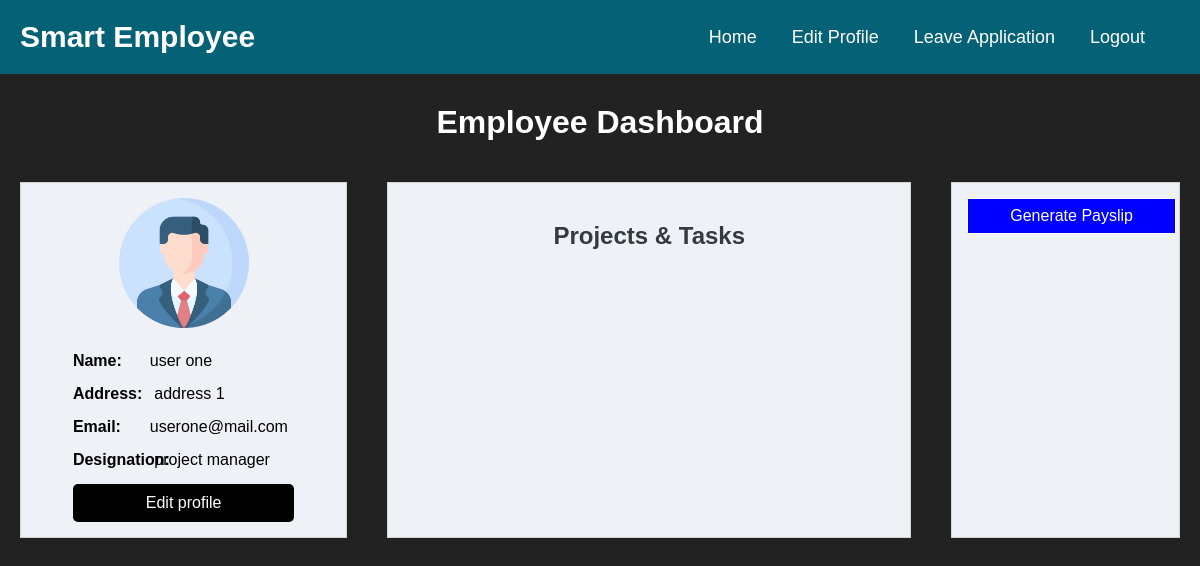
Before: /employee-dashboard.php (signed in) with the older database file.
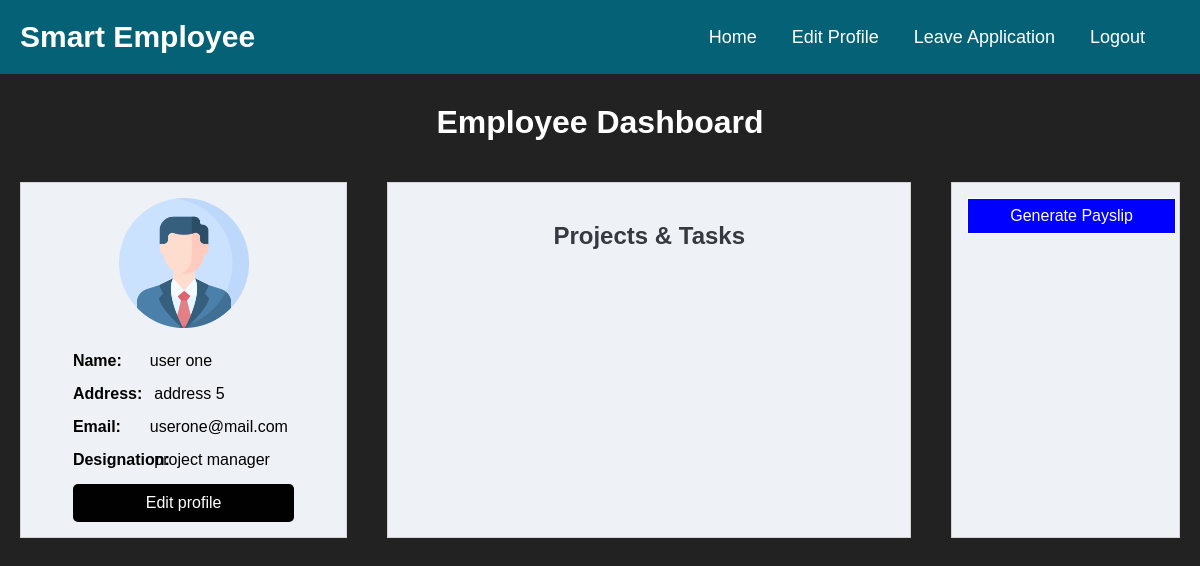
After: the same page with the newer database file.
### tables this page shows
CREATE TABLE `users` (
  `user_id` int(11) NOT NULL,
  `username` varchar(255) NOT NULL,
  `password` varchar(255) NOT NULL,
  `role` varchar(50) DEFAULT NULL,
  `first_name` varchar(100) DEFAULT NULL,
  `last_name` varchar(100) DEFAULT NULL,
  `email` varchar(255) NOT NULL,
  `phone` varchar(15) DEFAULT NULL,
  `address` varchar(255) DEFAULT NULL,
  `date_joined` date DEFAULT NULL,
  `department` varchar(100) DEFAULT NULL,
  `job_title` varchar(100) DEFAULT NULL,
  `date_of_birth` date DEFAULT NULL,
  `emergency_contact_name` varchar(100) DEFAULT NULL,
  `emergency_contact_phone` varchar(15) DEFAULT NULL,
  `emergency_contact_relation` varchar(100) DEFAULT NULL,
  `project_id` int(11) DEFAULT NULL
);

### employee-dashboard.php (the view, shortened to what this page needs)
<?php
require_once ('db_connection.php');
if(isset($_SESSION['user_id'])) {
    $emp_id = $_SESSION['user_id'];
}
?>
<!DOCTYPE html>
<html lang="en">
<head>
  <link rel="stylesheet" href="assets/css/style.css">
</head>
<?php
  $profile_data = $pdo->prepare("SELECT * FROM users WHERE user_id=$emp_id");
  $profile_data->execute();
  if ($prof_details = $profile_data->fetch(PDO::FETCH_ASSOC)) {
  ?>
<body class="index-page emp_dashboard">
<header>
  <nav class="navigation">
    <a class="navigation-logo" href="#">Smart Employee</a>
    <div>
      <div class="navigation-cont">
        <a class="navigation-link" href="employee-dashboard.php">Home</a>
        <a class="navigation-link" href="userProfile.php">Edit Profile</a>
        <a class="navigation-link" href="Leave_Application.php">Leave Application</a>
        <a class="navigation-link" href="logout.php">Logout</a>
      </div>
    </div>
  </nav>
</header>
<main>
  <h1 class="emp_head">Employee Dashboard</h1>
  <div class="emp_box">
    <div class="emp_box_left">
      <div class="prof_img">
        <img src="assets/images/profile-icon.png">
      </div>
      <div class="emp_profile_box">
        <div class="emp_profile_cont">
          <label>Name:</label>
          <p><?php echo $prof_details['first_name']; ?> <?php echo $prof_details['last_name']; ?></p>
        </div>
        <div class="emp_profile_cont">
          <label>Address:</label>
          <p><?php echo $prof_details['address']; ?></p>
        </div>
        <div class="emp_profile_cont">
          <label>Email:</label>
          <p><?php echo $prof_details['email']; ?></p>
        </div>
        <div class="emp_profile_cont">
          <label>Designation:</label>
          <p><?php echo $prof_details['job_title']; ?></p>
        </div>
          <a href="edit_profile.php" class="editbutton">Edit profile</a>
      </div>
    </div>
    <div class="emp_box_center">
      <h3>Projects & Tasks</h3>
    </div>
    <div class="emp_box_right">
    <a href="generatepdf.php?id=<?php echo $prof_details['user_id'];?>" class="pay_btn">Generate Payslip</a>
    </div>
  </div>
</main>
</body>
<?php
    }
    ?>
</html>

Changed rows visible on the page:
changed users "user": address "address 1" → "address 5"
